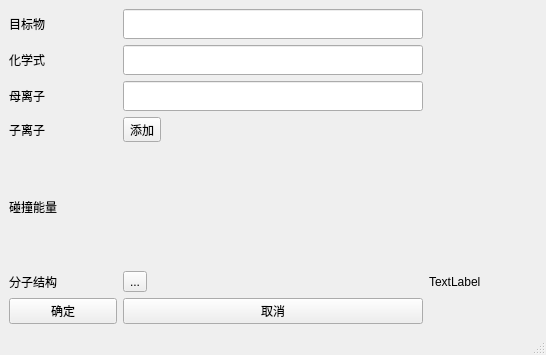
<?xml version="1.0" encoding="UTF-8"?>
<ui version="4.0">
 <class>LibInfoWindow</class>
 <widget class="QMainWindow" name="LibInfoWindow">
  <property name="geometry">
   <rect>
    <x>0</x>
    <y>0</y>
    <width>546</width>
    <height>355</height>
   </rect>
  </property>
  <property name="windowTitle">
   <string>添加</string>
  </property>
  <widget class="QWidget" name="centralwidget">
   <layout class="QHBoxLayout" name="horizontalLayout">
    <item>
     <layout class="QGridLayout" name="gridLayout">
      <item row="5" column="2">
       <widget class="QLabel" name="photo_path">
        <property name="text">
         <string>TextLabel</string>
        </property>
       </widget>
      </item>
      <item row="0" column="0">
       <widget class="QLabel" name="label_2">
        <property name="maximumSize">
         <size>
          <width>16777215</width>
          <height>16777215</height>
         </size>
        </property>
        <property name="text">
         <string>目标物</string>
        </property>
       </widget>
      </item>
      <item row="5" column="0">
       <widget class="QLabel" name="label_6">
        <property name="text">
         <string>分子结构</string>
        </property>
       </widget>
      </item>
      <item row="3" column="1">
       <widget class="QToolButton" name="tool_add_sub_ion">
        <property name="text">
         <string>添加</string>
        </property>
        <property name="icon">
         <iconset resource="resource/images.qrc">
          <normaloff>:/images/add.png</normaloff>:/images/add.png</iconset>
        </property>
       </widget>
      </item>
      <item row="0" column="1">
       <widget class="QLineEdit" name="line_object_name">
        <property name="maximumSize">
         <size>
          <width>300</width>
          <height>30</height>
         </size>
        </property>
       </widget>
      </item>
      <item row="1" column="0">
       <widget class="QLabel" name="label_5">
        <property name="text">
         <string>化学式</string>
        </property>
       </widget>
      </item>
      <item row="6" column="0">
       <widget class="QPushButton" name="btn_ok">
        <property name="text">
         <string>确定</string>
        </property>
       </widget>
      </item>
      <item row="6" column="1">
       <widget class="QPushButton" name="pushButton_2">
        <property name="text">
         <string>取消</string>
        </property>
       </widget>
      </item>
      <item row="2" column="1">
       <widget class="QLineEdit" name="line_precursor_ion">
        <property name="maximumSize">
         <size>
          <width>300</width>
          <height>30</height>
         </size>
        </property>
       </widget>
      </item>
      <item row="5" column="1">
       <widget class="QToolButton" name="tool_ion_photo">
        <property name="text">
         <string>...</string>
        </property>
        <property name="icon">
         <iconset resource="resource/images.qrc">
          <normaloff>:/images/photo.png</normaloff>:/images/photo.png</iconset>
        </property>
        <property name="iconSize">
         <size>
          <width>50</width>
          <height>50</height>
         </size>
        </property>
       </widget>
      </item>
      <item row="4" column="0">
       <widget class="QLabel" name="label_4">
        <property name="text">
         <string>碰撞能量</string>
        </property>
       </widget>
      </item>
      <item row="3" column="0">
       <widget class="QLabel" name="label_3">
        <property name="text">
         <string>子离子</string>
        </property>
       </widget>
      </item>
      <item row="2" column="0">
       <widget class="QLabel" name="label">
        <property name="text">
         <string>母离子</string>
        </property>
       </widget>
      </item>
      <item row="1" column="1">
       <widget class="QLineEdit" name="line_object_formula">
        <property name="maximumSize">
         <size>
          <width>300</width>
          <height>30</height>
         </size>
        </property>
       </widget>
      </item>
     </layout>
    </item>
   </layout>
  </widget>
  <widget class="QMenuBar" name="menubar">
   <property name="geometry">
    <rect>
     <x>0</x>
     <y>0</y>
     <width>546</width>
     <height>23</height>
    </rect>
   </property>
  </widget>
  <widget class="QStatusBar" name="statusbar"/>
 </widget>
 <resources>
  <include location="resource/images.qrc"/>
 </resources>
 <connections/>
</ui>
